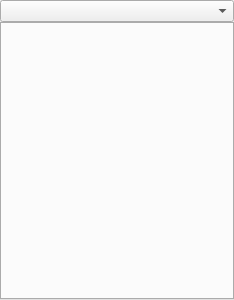
<?xml version="1.0" encoding="UTF-8"?>
<ui version="4.0">
 <class>ComboTabWidget</class>
 <widget class="QWidget" name="ComboTabWidget">
  <property name="geometry">
   <rect>
    <x>0</x>
    <y>0</y>
    <width>234</width>
    <height>300</height>
   </rect>
  </property>
  <property name="windowTitle">
   <string>Form</string>
  </property>
  <layout class="QGridLayout" name="gridLayout">
   <property name="leftMargin">
    <number>0</number>
   </property>
   <property name="topMargin">
    <number>0</number>
   </property>
   <property name="rightMargin">
    <number>0</number>
   </property>
   <property name="bottomMargin">
    <number>0</number>
   </property>
   <property name="spacing">
    <number>0</number>
   </property>
   <item row="0" column="0">
    <widget class="QComboBox" name="comboBox"/>
   </item>
   <item row="1" column="0">
    <widget class="QTabWidget" name="tabWidget"/>
   </item>
  </layout>
 </widget>
 <resources/>
 <connections/>
</ui>
